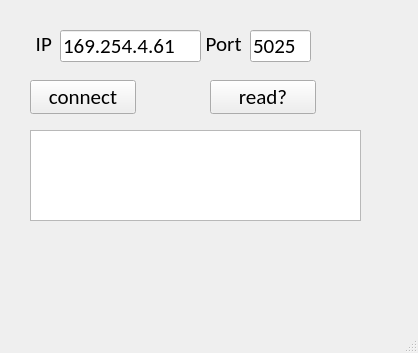
<?xml version="1.0" encoding="UTF-8"?>
<ui version="4.0">
 <class>MainWindow</class>
 <widget class="QMainWindow" name="MainWindow">
  <property name="geometry">
   <rect>
    <x>0</x>
    <y>0</y>
    <width>418</width>
    <height>353</height>
   </rect>
  </property>
  <property name="windowTitle">
   <string>MainWindow</string>
  </property>
  <widget class="QWidget" name="centralwidget">
   <widget class="QLabel" name="label">
    <property name="geometry">
     <rect>
      <x>31</x>
      <y>31</y>
      <width>21</width>
      <height>26</height>
     </rect>
    </property>
    <property name="font">
     <font>
      <family>Calibri</family>
      <pointsize>16</pointsize>
     </font>
    </property>
    <property name="text">
     <string> IP</string>
    </property>
   </widget>
   <widget class="QPushButton" name="btn_conn">
    <property name="geometry">
     <rect>
      <x>30</x>
      <y>80</y>
      <width>106</width>
      <height>34</height>
     </rect>
    </property>
    <property name="font">
     <font>
      <family>Calibri</family>
      <pointsize>16</pointsize>
     </font>
    </property>
    <property name="text">
     <string>connect</string>
    </property>
   </widget>
   <widget class="QLineEdit" name="lineEdit_2">
    <property name="geometry">
     <rect>
      <x>250</x>
      <y>30</y>
      <width>61</width>
      <height>32</height>
     </rect>
    </property>
    <property name="font">
     <font>
      <family>Calibri</family>
      <pointsize>16</pointsize>
     </font>
    </property>
    <property name="text">
     <string>5025</string>
    </property>
   </widget>
   <widget class="QLabel" name="label_2">
    <property name="geometry">
     <rect>
      <x>201</x>
      <y>31</y>
      <width>51</width>
      <height>26</height>
     </rect>
    </property>
    <property name="font">
     <font>
      <family>Calibri</family>
      <pointsize>16</pointsize>
     </font>
    </property>
    <property name="text">
     <string> Port</string>
    </property>
   </widget>
   <widget class="QTextEdit" name="txt_result">
    <property name="geometry">
     <rect>
      <x>30</x>
      <y>130</y>
      <width>331</width>
      <height>91</height>
     </rect>
    </property>
   </widget>
   <widget class="QPushButton" name="btn_read">
    <property name="geometry">
     <rect>
      <x>210</x>
      <y>80</y>
      <width>106</width>
      <height>34</height>
     </rect>
    </property>
    <property name="font">
     <font>
      <family>Calibri</family>
      <pointsize>16</pointsize>
     </font>
    </property>
    <property name="text">
     <string>read?</string>
    </property>
   </widget>
   <widget class="QLineEdit" name="lineEdit">
    <property name="geometry">
     <rect>
      <x>60</x>
      <y>30</y>
      <width>141</width>
      <height>32</height>
     </rect>
    </property>
    <property name="font">
     <font>
      <family>Calibri</family>
      <pointsize>16</pointsize>
     </font>
    </property>
    <property name="text">
     <string>169.254.4.61</string>
    </property>
   </widget>
  </widget>
  <widget class="QMenuBar" name="menubar">
   <property name="geometry">
    <rect>
     <x>0</x>
     <y>0</y>
     <width>418</width>
     <height>21</height>
    </rect>
   </property>
  </widget>
  <widget class="QStatusBar" name="statusbar"/>
 </widget>
 <resources/>
 <connections/>
</ui>
